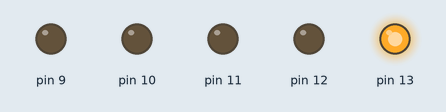
This sketch was run on a simulated Arduino Uno, built with avr-gcc and run on an emulated ATmega328P. On the bench: output pins drawn as LEDs (lit = HIGH). Random numbers use the default seed unless the sketch sets one.

Above: at 2.28 s.
At 12.5 s:
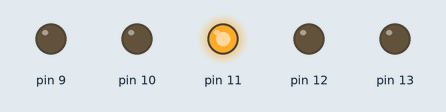
At 20.9 s:
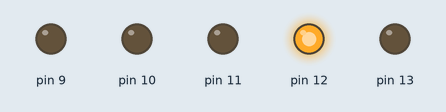
At 24.8 s:
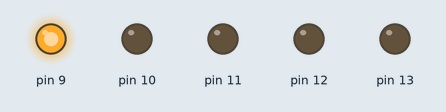
At 35.7 s:
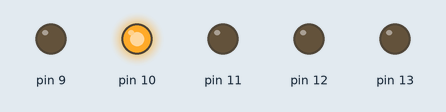
At 38.0 s:
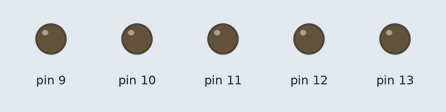
Timing chart, 0 to 40.0 s (numbered marks = the images above):
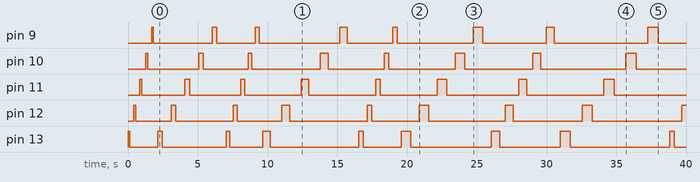

Measured:
- by itself, pin 9: LOW → HIGH at 1.7 s, → LOW 0.13 s later, → HIGH 4.2 s later, → LOW 0.33 s later, … (16 changes in this stretch)
- by itself, pin 10: LOW → HIGH at 1.3 s, → LOW 0.13 s later, → HIGH 3.7 s later, → LOW 0.33 s later, … (16 changes in this stretch)
- by itself, pin 11: LOW → HIGH at 0.85 s, → LOW 0.13 s later, → HIGH 3.1 s later, → LOW 0.33 s later, … (16 changes in this stretch)
- by itself, pin 12: LOW → HIGH at 0.42 s, → LOW 0.13 s later, → HIGH 2.5 s later, → LOW 0.33 s later, … (17 changes in this stretch)
- by itself, pin 13: LOW → HIGH at 0.00 s, → LOW 0.13 s later, → HIGH 2.0 s later, → LOW 0.33 s later, … (18 changes in this stretch)

The sketch:

Random1Version.ino
```cpp
long randOn = 0;
long randOff = 0;
void setup()
{
 randomSeed (analogRead (0));
 pinMode(13, OUTPUT);
 pinMode(12, OUTPUT);
 pinMode(11, OUTPUT);
 pinMode(10, OUTPUT);
 pinMode(9, OUTPUT);
}

void loop()
{

 randOn = random (50, 1000);
 randOff = random (50,1000 );
   digitalWrite(13, HIGH);
   delay(randOn);
   digitalWrite(13, LOW);
   delay(randOff);
   digitalWrite(12, HIGH);
   delay(randOn);
   digitalWrite(12, LOW);
   delay(randOff);
   digitalWrite(11, HIGH);
   delay(randOn);
   digitalWrite(11, LOW);
   delay(randOff);
   digitalWrite(10, HIGH);
   delay(randOn);
   digitalWrite(10, LOW);
   delay(randOff);
   digitalWrite(9, HIGH);
   delay(randOn);
   digitalWrite(9, LOW);
   delay(randOff);


}
```
